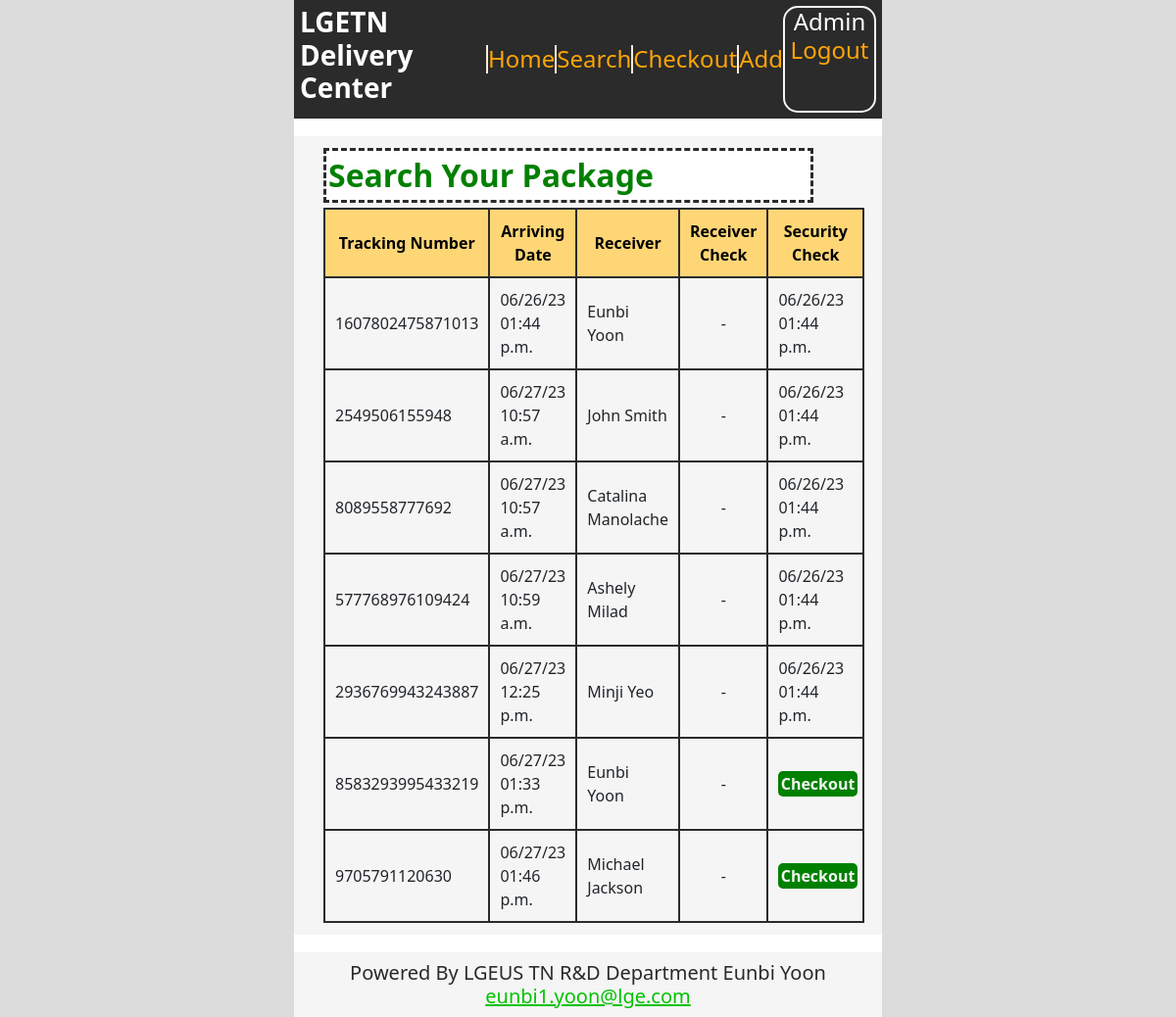
Page /search (signed in) on the committed database.
### qrapp/models.py (models this page shows, shortened)
class QRCodeData(models.Model):
    code_data=models.CharField(max_length=255)
    created_at=models.DateTimeField(auto_now_add=True)
    receiver=models.CharField(max_length=255)
    check_out=models.BooleanField(default=False)
    admin_check=models.BooleanField(default=False)
    class Meta:
        verbose_name_plural='QR Scanning Data'

### qrapp/views.py (the view)
# urls.py: path('search',searchView, name='search_url'),
@login_required(login_url='login_url')
def searchView(request):
    item_list=QRCodeData.objects.all()
    username=request.user.username
    context={
        'item_list':item_list,
        'username':username,
        "date":"06/26/23 01:44 p.m."
    }
    return render(request, 'search.html', context)

### qrapp/templates/search.html (shortened to what this page needs)
{% extends 'base.html' %}
{% block container %}
    <div class="search-detail">
        <input type="text" id="filterInput" placeholder="Search Your Package" oninput="filterTable()" required pattern="\S+.*" >
        <table id="myTable">
            <thead>
              <tr>
                <th>Tracking Number</th>
                <th>Arriving Date</th>
                <th>Receiver</th>
                <th>Receiver Check</th>
                <th>Security Check</th>
              </tr>
            </thead>
            <tbody>
                {% for item in item_list %}
                    <tr>
                        <td>{{ item.code_data }}</td>
                        <td>{{ item.created_at|date:"m/d/y h:i a" }}</td>
                        <td>{{ item.receiver }}</td>
                        {% if item.check_out %}
                            <td>{{ date }}</td>
                        {% else %}
                            <td>
                                {% if username == item.receiver %}
                                    <center><a href="{% url 'checkout_url' %}">Checkout</a></center>
                                {% else %}
                                    <center>-</center>
                                {% endif %}
                            </td>
                        {% endif %}
                        {% if item.admin_check %}
                            <td>{{ date }}</td>
                        {% else %}
                            <td>
                                {% if user.is_superuser %}
                                    <center><a href="{% url 'checkout_url' %}">Checkout</a></center>
                                {% else %}
                                    <center>-</center>
                                {% endif %}
                            </td>
                        {% endif %}
                    </tr>
                {% endfor %}
            </tbody>
        </table>
    </div>
    {% load static %}
{% endblock %}

### qrapp/templates/base.html (shortened to what this page needs)
<!DOCTYPE html>
<html lang="en">
<head>
    <head>
        {% load static %}
        <link rel="stylesheet" type="text/css" href="{% static 'css/style2.css' %}">
        <link href="https://cdn.jsdelivr.net/npm/bootstrap@5.3.0/dist/css/bootstrap.min.css" rel="stylesheet">
    </head>
</head>
<body>
    <div class="base-wrapper">
        <div class="base-top">
            <div class="base-title">
                <h3>LGETN Delivery Center</h3>
            </div>
            <div class="base-menu">
                <a href="{% url 'home_url' %}"><h4>Home</h4></a>
                <a href="{% url 'search_url' %}"><h4>Search</h4></a>
                <a href="{% url 'checkout_url' %}"><h4>Checkout</h4></a>
                <a href="{% url 'add_url' %}"><h4>Add</h4></a>
            </div>
            <div class="base-login">
                {% if user.is_authenticated %}
                    <div class="msg"><h4>{{user.username}}</h4></div>
                    <div class="lik">
                        <a href="{% url 'logout_url' %}"><h4>Logout</h4></a>
                    </div>
                {% else %}
                    <div class="msg"><h4>Login Here</h4></div>
                    <div class="lik">
                        <a href="{% url 'login_url' %}"><h4>Login</h4></a>
                    </div>
                {% endif %}
            </div>
        </div>
        <div class="base-container">
            {% block container %}
            {% endblock %}
        </div>
        <div class="base-foot">
            <h5>
                Powered By LGEUS TN R&D Department Eunbi Yoon
                <a href = "mailto: eunbi1.yoon@lge.com">eunbi1.yoon@lge.com</a>
            </h5>
        </div>
    </div>
</body>
</html>

### statics/css/style2.css (style rules this page uses)
body { font-family:'Nexa', sans-serif; width: 50%; margin: 0 auto !important; background-color:gainsboro !important; }
.base-wrapper { position: relative; background-color: white; }
.base-top { color:white; background-color:#2B2B2B; display: grid; grid-template-columns: 2fr 3fr 1fr; padding:1%; }
.base-top .base-title { display: flex; align-items: center; }
.base-top .base-title h3 { font-weight: 700; }
.base-top .base-menu { display: grid; grid-template-columns:1fr 1fr 1fr 1fr; align-items: center; }
.base-top .base-menu a { text-decoration: none; color:#FDA507; text-align: center; border-left:2px solid antiquewhite; }
.base-top .base-menu h4 { margin:0; }
.base-top .base-login { border: 2px solid whitesmoke; border-radius: 15px; text-align: center; }
.base-top .base-login h4 { margin:0; }
.base-top .base-login .msg { grid-row:1; text-transform: capitalize; }
.base-top .base-login .lik { grid-row:2; display: grid; }
.base-top .base-login .lik a { text-decoration: none; color:#FDA507; }
.base-container { background-color: whitesmoke; }
.base-foot { color:#292929; background-color: whitesmoke; text-align: center; height: 100%; padding:1.5%; }
.base-foot h5 { margin:0; }
.base-foot a { color:rgb(0, 194, 0); }
.search-detail { width:90%; margin:3% auto; padding:2% 0; align-items: center; }
.search-detail input { margin-bottom:1%; border:3px dashed #2B2B2B; font-size:2rem; color:green; font-weight: 600; background-color:white; }
.search-detail input::placeholder { color:green; }
.search-detail table, .search-detail tr, .search-detail th, .search-detail td { border:2px solid #2B2B2B; border-collapse: collapse; padding:10px; }
.search-detail table th { background-color: #FFD676; color:black; text-align: center; }
.search-detail td a { background-color:green; color:whitesmoke; border-radius:5px; font-weight:600; text-decoration: none; text-align: center; margin:auto; padding:3% }

### rows in the picture
QRCodeData: code_data "1607802475871013", created_at "06/26/23 01:44 p.m.", receiver "Eunbi Yoon", date "06/26/23 01:44 p.m."
QRCodeData: code_data "2549506155948", created_at "06/27/23 10:57 a.m.", receiver "John Smith", date "06/26/23 01:44 p.m."
QRCodeData: code_data "8089558777692", created_at "06/27/23 10:57 a.m.", receiver "Catalina Manolache", date "06/26/23 01:44 p.m."
QRCodeData: code_data "577768976109424", created_at "06/27/23 10:59 a.m.", receiver "Ashely Milad", date "06/26/23 01:44 p.m."
QRCodeData: code_data "2936769943243887", created_at "06/27/23 12:25 p.m.", receiver "Minji Yeo", date "06/26/23 01:44 p.m."
QRCodeData: code_data "8583293995433219", created_at "06/27/23 01:33 p.m.", receiver "Eunbi Yoon", admin_check "Checkout"
QRCodeData: code_data "9705791120630", created_at "06/27/23 01:46 p.m.", receiver "Michael Jackson", admin_check "Checkout"

### other values in the picture
{{ user.username }} "Admin"
